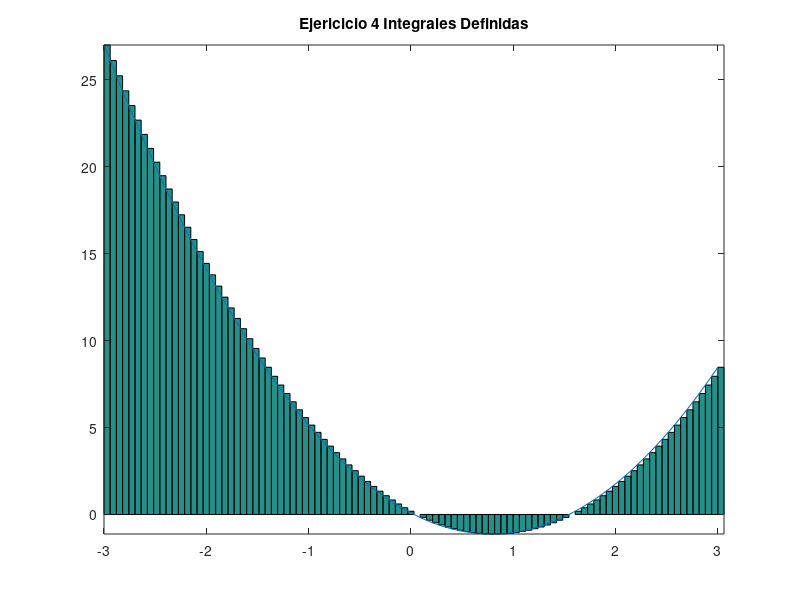

The MATLAB script that drew this image:
% Octave Script
% Title			:1.7 Funcion Primitiva
% Description		:Script para graficar el ejericio 22 de la actividad 1.7
% Author		:Luis Gerardo Cardozo Carranza (Gerard_CRS) luiscardozo161002@gmail.com
% Date			:20210517
% sion		        :1
% Usage			:octave> /path/Funcion_Primitiva_Actividad_1.7_Luis Gerardo Cardozo Carranza_3202
% Notes			:Requiere aplicacion octave usar en consola preferentemente.
%                       3
%Actividad_Ejercicio 4  ∫ (2x^2-3x) dx
%                      -3

%limpia la pantalla y las variables.
clc, clear
%Definimos la funcion
f=@(x,y) (2*x.^2-3*x);
%Declaramos los intervalos
resultado=integral(f, -3,3);
%Imprimos en pantalla el resultado de la Integral
fprintf('El valor de la integral es:%2.1f\n',resultado)
%define los intervalos y el numero de rectangulos.
a = -3;
b =  3;
n = 100;
%Determina la longitud de la base o el incremento de x.
base = (b-a)/n;
%Definicion de la funcion.
x =a:base:(b-base);
%Representa la variable altura
altura=(2*x.^2)-(3*x);
%Calcula el valor de cada uno de los rectangulos.
area = base*altura;
%Estable    la    linea   que   forma  la funcion
x2 = linspace(-3,3,100);
y2 = (2*x.^2)-(3*x);
%Inicio del  intervalo, fin del intervalo, numero de rectangulos.
xa = linspace(-3,3,100);
yab= (2*x.^2)-(3*x);

%Dibuja una  grafica de barras sin espacios
g = bar(xa,yab,'histc');

%Permite continuar graficando despues de la grafica
hold on

%Grafica la funcion
plot(x2,y2);

%Asigna un nombre a la grafica 
title("Ejericicio 4 Integrales Definidas");

%Ajusta la grafica a los datos.
axis tight
